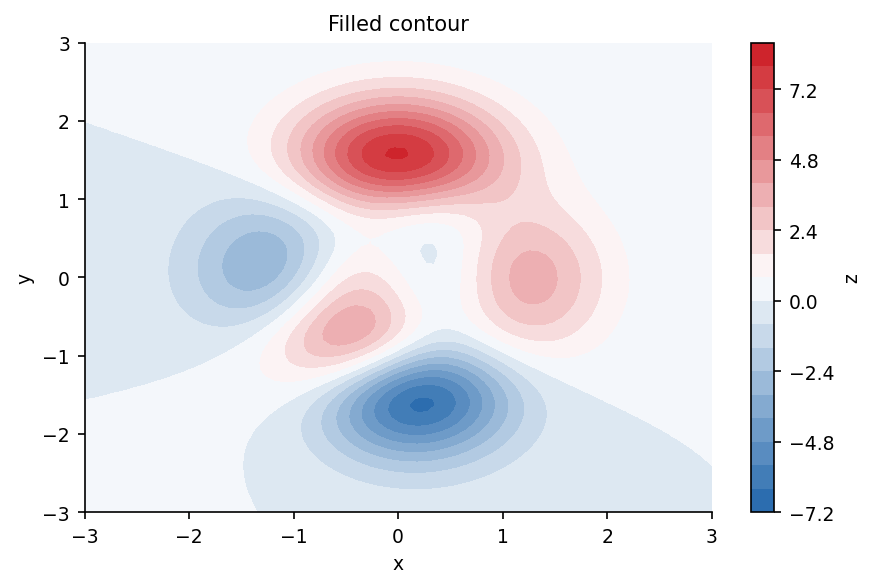

Here is the Python script that generated this plot:
"""contour_filled: 填充等高线."""
import sys, os; sys.path.insert(0, os.path.join(os.path.dirname(os.path.abspath(__file__)), '..', '..', '_utils', 'python'))
import matplotlib.pyplot as plt
from theme import apply_theme
from palette import diverging
from demo_data import gen_3d_surface

def make_figure(X=None, Y=None, Z=None, levels=20, title='Filled contour'):
    apply_theme()
    if X is None:
        X, Y, Z = gen_3d_surface(n=80)
    fig, ax = plt.subplots()
    cf = ax.contourf(X, Y, Z, levels=levels, cmap=diverging())
    fig.colorbar(cf, ax=ax, label='z')
    ax.set_xlabel('x'); ax.set_ylabel('y'); ax.set_title(title)
    fig.tight_layout()
    return fig

if __name__ == '__main__':
    fig = make_figure()
    fig.savefig(__file__.replace('.py', '.png'), dpi=150)
